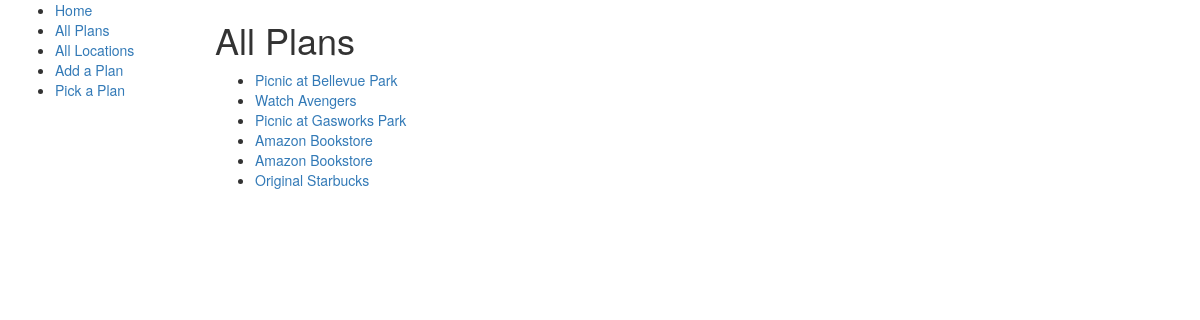
Before: /picker/plans/ with the older database file.
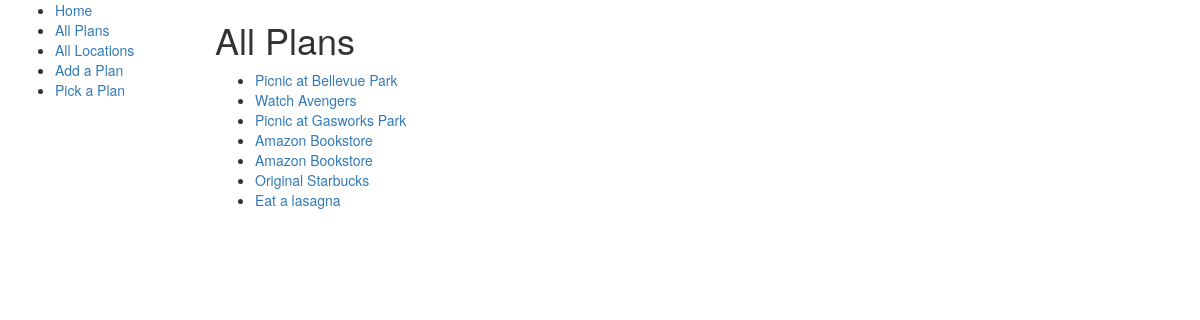
After: the same page with the newer database file.
### picker/models.py (models this page shows, shortened)
class Plan(models.Model):
    title = models.CharField(max_length=150)
    description = models.TextField(max_length=1000, help_text='Enter a brief description')
    PRICE_RANGE = (
        ('$', 'Cheap'),
        ('$$', 'Moderate'),
        ('$$$', 'Pricey'),
    )
    price_point = models.CharField(max_length=3, choices=PRICE_RANGE, blank=True, help_text='Price Range')
    location = models.ForeignKey('Location', on_delete=models.SET_NULL, null=True)
    def get_absolute_url(self):
        return reverse('plan-detail', args=[str(self.id)])

### picker/views.py (the view)
# urls.py: path('plans/', views.PlanListView.as_view(), name='plans'),
class PlanListView(generic.ListView):
    model = Plan
    context_object_name = 'plan_list'
    paginate_by = 10

### picker/templates/picker/plan_list.html
{% extends "base.html" %}
{% block content %}
    <h1>All Plans</h1>
    {% if plan_list %}
    <ul>
      {% for plan in plan_list %}
      <li>
        <a href="{{ plan.get_absolute_url }}">{{ plan.title }}</a>
      </li>
      {% endfor %}
    </ul>
    {% else %}
      <p>There are no plans in the database.</p>
    {% endif %}
{% endblock %}

Changed rows visible on the page:
added Plan: title "Eat a lasagna"
